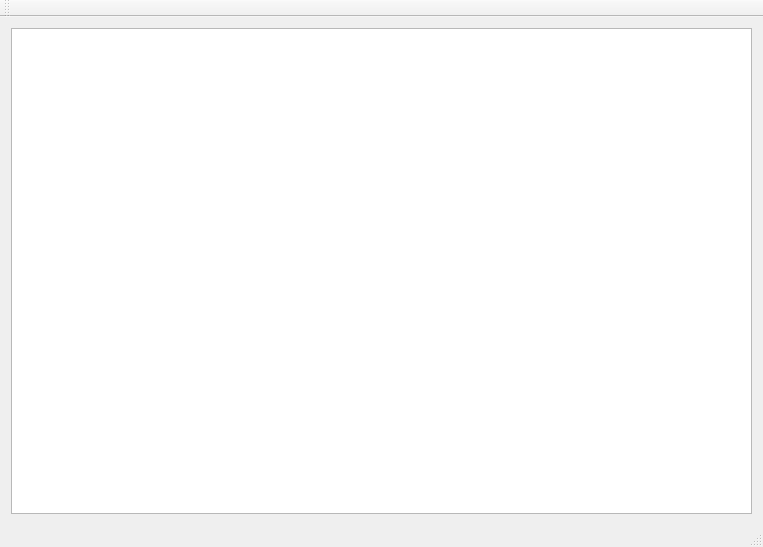
<?xml version="1.0" encoding="UTF-8"?>
<ui version="4.0">
 <class>MainWindow</class>
 <widget class="QMainWindow" name="MainWindow">
  <property name="geometry">
   <rect>
    <x>0</x>
    <y>0</y>
    <width>763</width>
    <height>547</height>
   </rect>
  </property>
  <property name="windowTitle">
   <string>MainWindow</string>
  </property>
  <widget class="QWidget" name="centralWidget">
   <layout class="QHBoxLayout" name="horizontalLayout">
    <item>
     <widget class="QGraphicsView" name="graphicsView"/>
    </item>
   </layout>
  </widget>
  <widget class="QMenuBar" name="menuBar">
   <property name="geometry">
    <rect>
     <x>0</x>
     <y>0</y>
     <width>763</width>
     <height>20</height>
    </rect>
   </property>
  </widget>
  <widget class="QToolBar" name="mainToolBar">
   <attribute name="toolBarArea">
    <enum>TopToolBarArea</enum>
   </attribute>
   <attribute name="toolBarBreak">
    <bool>false</bool>
   </attribute>
  </widget>
  <widget class="QStatusBar" name="statusBar"/>
 </widget>
 <layoutdefault spacing="6" margin="11"/>
 <resources/>
 <connections/>
</ui>
